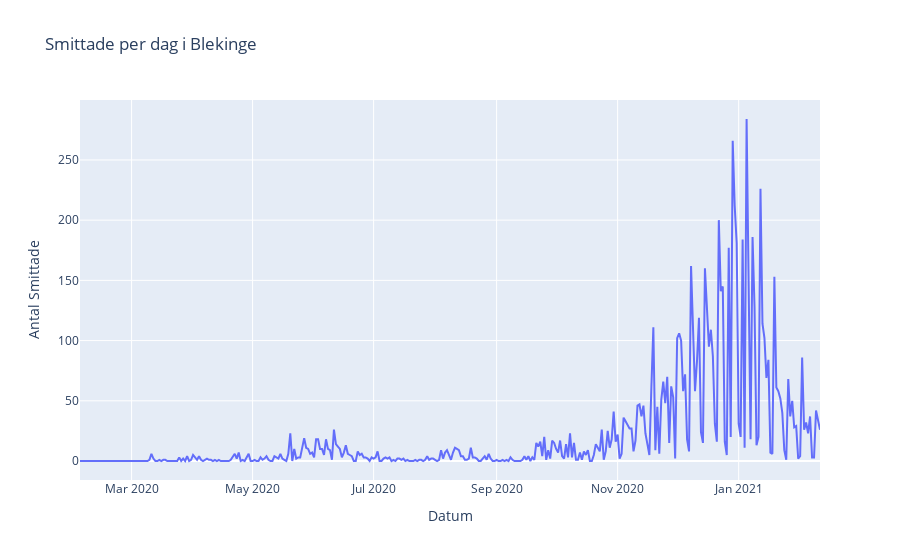

Here is the notebook cell this chart was saved with:
### Code cell
#Visualisering 1

område = ["Blekinge", "Dalarna", "Gotland", "Gävleborg", "Halland", "Jämtland Härjedalen", "Jönköping", "Kalmar"]

smittade_regional = {}

#Gör en till enumerate for loop. Men denna gång så ger jag dictionaty massa tomma listor.
for i,d in enumerate(område):
    smittade_regional[område[i]] = []
    #Här loopas igenom hela filen som är runt 374.
    for z in range(len(df_dic["Regional_daily"])):
    #Lägger till i en dictionaty värdet av en viss possition i filen. Med "iloc" kan du bestämma en viss rad och kolumn.
        smittade_regional[område[i]].append(df_dic["Regional_daily"].iloc[z,i+2])

#En enkel "try" sats som märker om det blir ett error och printar ut ett medelande istället.
while True:
    try:
        valde = str(input("Välj ett område mellan (Blekinge, Dalarna, Gotland, Gävleborg, Halland, Jämtland Härjedalen, Jönköping, Kalmar"))
        #printar ut en viss område som man har själv valt 
        fig = px.line(y=smittade_regional[valde], x=df_dic["Regional_daily"]["Date"], title=f"Smittade per dag i {valde}", labels={"y":"Antal Smittade", "x":"Datum"})
        fig.show()
        break
    #Medelandet som man får ifall just detta error blir.
    except ValueError:
            print("Kolla att du stavade rätt")

### Figure 1 — Plotly figure (JSON) as saved in the notebook; plotly's stock layout.template omitted (floating-point values rounded to 4 significant figures; data arrays with more than 128 entries replaced by an {"elided": "..."} marker saying what was removed)
{"data": [{"hovertemplate": "Datum=%{x}<br>Antal Smittade=%{y}<extra></extra>", "legendgroup": "", "line": {"color": "#636efa", "dash": "solid"}, "mode": "lines", "name": "", "orientation": "v", "showlegend": false, "type": "scatter", "x": {"elided": "374 str values"}, "xaxis": "x", "y": {"elided": "374 int values"}, "yaxis": "y"}], "layout": {"legend": {"tracegroupgap": 0}, "title": {"text": "Smittade per dag i Blekinge"}, "xaxis": {"anchor": "y", "domain": [0, 1], "title": {"text": "Datum"}}, "yaxis": {"anchor": "x", "domain": [0, 1], "title": {"text": "Antal Smittade"}}}}
